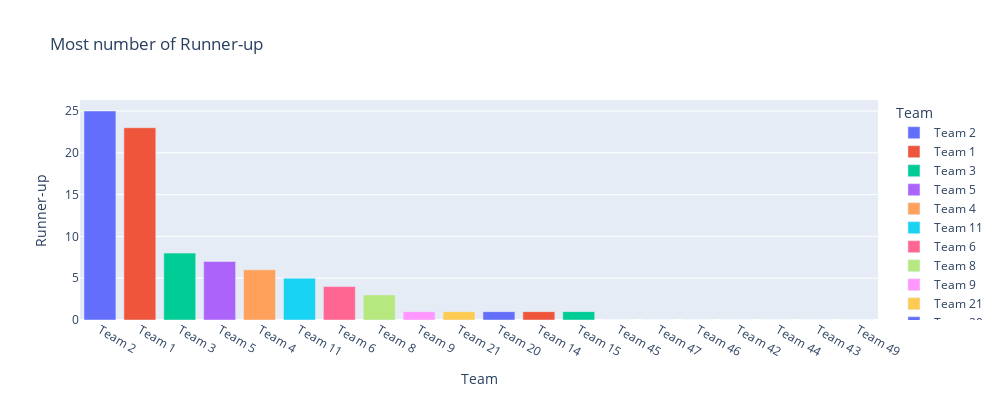

The cell this chart's notebook holds for it:
### Code cell
px.bar(x='Team',y = 'Runner-up',data_frame = RunnerUp,color='Team',
       title='Most number of Runner-up',height=400,width=1000)

### Figure 1 — Plotly figure (JSON) as saved in the notebook; plotly's stock layout.template omitted (floating-point values rounded to 4 significant figures)
{"data": [{"alignmentgroup": "True", "hovertemplate": "Team=%{x}<br>Runner-up=%{y}<extra></extra>", "legendgroup": "Team 2", "marker": {"color": "#636efa"}, "name": "Team 2", "offsetgroup": "Team 2", "orientation": "v", "showlegend": true, "textposition": "auto", "type": "bar", "x": ["Team 2"], "xaxis": "x", "y": [25], "yaxis": "y"}, {"alignmentgroup": "True", "hovertemplate": "Team=%{x}<br>Runner-up=%{y}<extra></extra>", "legendgroup": "Team 1", "marker": {"color": "#EF553B"}, "name": "Team 1", "offsetgroup": "Team 1", "orientation": "v", "showlegend": true, "textposition": "auto", "type": "bar", "x": ["Team 1"], "xaxis": "x", "y": [23], "yaxis": "y"}, {"alignmentgroup": "True", "hovertemplate": "Team=%{x}<br>Runner-up=%{y}<extra></extra>", "legendgroup": "Team 3", "marker": {"color": "#00cc96"}, "name": "Team 3", "offsetgroup": "Team 3", "orientation": "v", "showlegend": true, "textposition": "auto", "type": "bar", "x": ["Team 3"], "xaxis": "x", "y": [8], "yaxis": "y"}, {"alignmentgroup": "True", "hovertemplate": "Team=%{x}<br>Runner-up=%{y}<extra></extra>", "legendgroup": "Team 5", "marker": {"color": "#ab63fa"}, "name": "Team 5", "offsetgroup": "Team 5", "orientation": "v", "showlegend": true, "textposition": "auto", "type": "bar", "x": ["Team 5"], "xaxis": "x", "y": [7], "yaxis": "y"}, {"alignmentgroup": "True", "hovertemplate": "Team=%{x}<br>Runner-up=%{y}<extra></extra>", "legendgroup": "Team 4", "marker": {"color": "#FFA15A"}, "name": "Team 4", "offsetgroup": "Team 4", "orientation": "v", "showlegend": true, "textposition": "auto", "type": "bar", "x": ["Team 4"], "xaxis": "x", "y": [6], "yaxis": "y"}, {"alignmentgroup": "True", "hovertemplate": "Team=%{x}<br>Runner-up=%{y}<extra></extra>", "legendgroup": "Team 11", "marker": {"color": "#19d3f3"}, "name": "Team 11", "offsetgroup": "Team 11", "orientation": "v", "showlegend": true, "textposition": "auto", "type": "bar", "x": ["Team 11"], "xaxis": "x", "y": [5], "yaxis": "y"}, {"alignmentgroup": "True", "hovertemplate": "Team=%{x}<br>Runner-up=%{y}<extra></extra>", "legendgroup": "Team 6", "marker": {"color": "#FF6692"}, "name": "Team 6", "offsetgroup": "Team 6", "orientation": "v", "showlegend": true, "textposition": "auto", "type": "bar", "x": ["Team 6"], "xaxis": "x", "y": [4], "yaxis": "y"}, {"alignmentgroup": "True", "hovertemplate": "Team=%{x}<br>Runner-up=%{y}<extra></extra>", "legendgroup": "Team 8", "marker": {"color": "#B6E880"}, "name": "Team 8", "offsetgroup": "Team 8", "orientation": "v", "showlegend": true, "textposition": "auto", "type": "bar", "x": ["Team 8"], "xaxis": "x", "y": [3], "yaxis": "y"}, {"alignmentgroup": "True", "hovertemplate": "Team=%{x}<br>Runner-up=%{y}<extra></extra>", "legendgroup": "Team 9", "marker": {"color": "#FF97FF"}, "name": "Team 9", "offsetgroup": "Team 9", "orientation": "v", "showlegend": true, "textposition": "auto", "type": "bar", "x": ["Team 9"], "xaxis": "x", "y": [1], "yaxis": "y"}, {"alignmentgroup": "True", "hovertemplate": "Team=%{x}<br>Runner-up=%{y}<extra></extra>", "legendgroup": "Team 21", "marker": {"color": "#FECB52"}, "name": "Team 21", "offsetgroup": "Team 21", "orientation": "v", "showlegend": true, "textposition": "auto", "type": "bar", "x": ["Team 21"], "xaxis": "x", "y": [1], "yaxis": "y"}, {"alignmentgroup": "True", "hovertemplate": "Team=%{x}<br>Runner-up=%{y}<extra></extra>", "legendgroup": "Team 20", "marker": {"color": "#636efa"}, "name": "Team 20", "offsetgroup": "Team 20", "orientation": "v", "showlegend": true, "textposition": "auto", "type": "bar", "x": ["Team 20"], "xaxis": "x", "y": [1], "yaxis": "y"}, {"alignmentgroup": "True", "hovertemplate": "Team=%{x}<br>Runner-up=%{y}<extra></extra>", "legendgroup": "Team 14", "marker": {"color": "#EF553B"}, "name": "Team 14", "offsetgroup": "Team 14", "orientation": "v", "showlegend": true, "textposition": "auto", "type": "bar", "x": ["Team 14"], "xaxis": "x", "y": [1], "yaxis": "y"}, {"alignmentgroup": "True", "hovertemplate": "Team=%{x}<br>Runner-up=%{y}<extra></extra>", "legendgroup": "Team 15", "marker": {"color": "#00cc96"}, "name": "Team 15", "offsetgroup": "Team 15", "orientation": "v", "showlegend": true, "textposition": "auto", "type": "bar", "x": ["Team 15"], "xaxis": "x", "y": [1], "yaxis": "y"}, {"alignmentgroup": "True", "hovertemplate": "Team=%{x}<br>Runner-up=%{y}<extra></extra>", "legendgroup": "Team 45", "marker": {"color": "#ab63fa"}, "name": "Team 45", "offsetgroup": "Team 45", "orientation": "v", "showlegend": true, "textposition": "auto", "type": "bar", "x": ["Team 45"], "xaxis": "x", "y": [0], "yaxis": "y"}, {"alignmentgroup": "True", "hovertemplate": "Team=%{x}<br>Runner-up=%{y}<extra></extra>", "legendgroup": "Team 47", "marker": {"color": "#FFA15A"}, "name": "Team 47", "offsetgroup": "Team 47", "orientation": "v", "showlegend": true, "textposition": "auto", "type": "bar", "x": ["Team 47"], "xaxis": "x", "y": [0], "yaxis": "y"}, {"alignmentgroup": "True", "hovertemplate": "Team=%{x}<br>Runner-up=%{y}<extra></extra>", "legendgroup": "Team 46", "marker": {"color": "#19d3f3"}, "name": "Team 46", "offsetgroup": "Team 46", "orientation": "v", "showlegend": true, "textposition": "auto", "type": "bar", "x": ["Team 46"], "xaxis": "x", "y": [0], "yaxis": "y"}, {"alignmentgroup": "True", "hovertemplate": "Team=%{x}<br>Runner-up=%{y}<extra></extra>", "legendgroup": "Team 42", "marker": {"color": "#FF6692"}, "name": "Team 42", "offsetgroup": "Team 42", "orientation": "v", "showlegend": true, "textposition": "auto", "type": "bar", "x": ["Team 42"], "xaxis": "x", "y": [0], "yaxis": "y"}, {"alignmentgroup": "True", "hovertemplate": "Team=%{x}<br>Runner-up=%{y}<extra></extra>", "legendgroup": "Team 44", "marker": {"color": "#B6E880"}, "name": "Team 44", "offsetgroup": "Team 44", "orientation": "v", "showlegend": true, "textposition": "auto", "type": "bar", "x": ["Team 44"], "xaxis": "x", "y": [0], "yaxis": "y"}, {"alignmentgroup": "True", "hovertemplate": "Team=%{x}<br>Runner-up=%{y}<extra></extra>", "legendgroup": "Team 43", "marker": {"color": "#FF97FF"}, "name": "Team 43", "offsetgroup": "Team 43", "orientation": "v", "showlegend": true, "textposition": "auto", "type": "bar", "x": ["Team 43"], "xaxis": "x", "y": [0], "yaxis": "y"}, {"alignmentgroup": "True", "hovertemplate": "Team=%{x}<br>Runner-up=%{y}<extra></extra>", "legendgroup": "Team 49", "marker": {"color": "#FECB52"}, "name": "Team 49", "offsetgroup": "Team 49", "orientation": "v", "showlegend": true, "textposition": "auto", "type": "bar", "x": ["Team 49"], "xaxis": "x", "y": [0], "yaxis": "y"}], "layout": {"barmode": "relative", "height": 400, "legend": {"title": {"text": "Team"}, "tracegroupgap": 0}, "title": {"text": "Most number of Runner-up"}, "width": 1000, "xaxis": {"anchor": "y", "categoryarray": ["Team 2", "Team 1", "Team 3", "Team 5", "Team 4", "Team 11", "Team 6", "Team 8", "Team 9", "Team 21", "Team 20", "Team 14", "Team 15", "Team 45", "Team 47", "Team 46", "Team 42", "Team 44", "Team 43", "Team 49"], "categoryorder": "array", "domain": [0, 1], "title": {"text": "Team"}}, "yaxis": {"anchor": "x", "domain": [0, 1], "title": {"text": "Runner-up"}}}}
